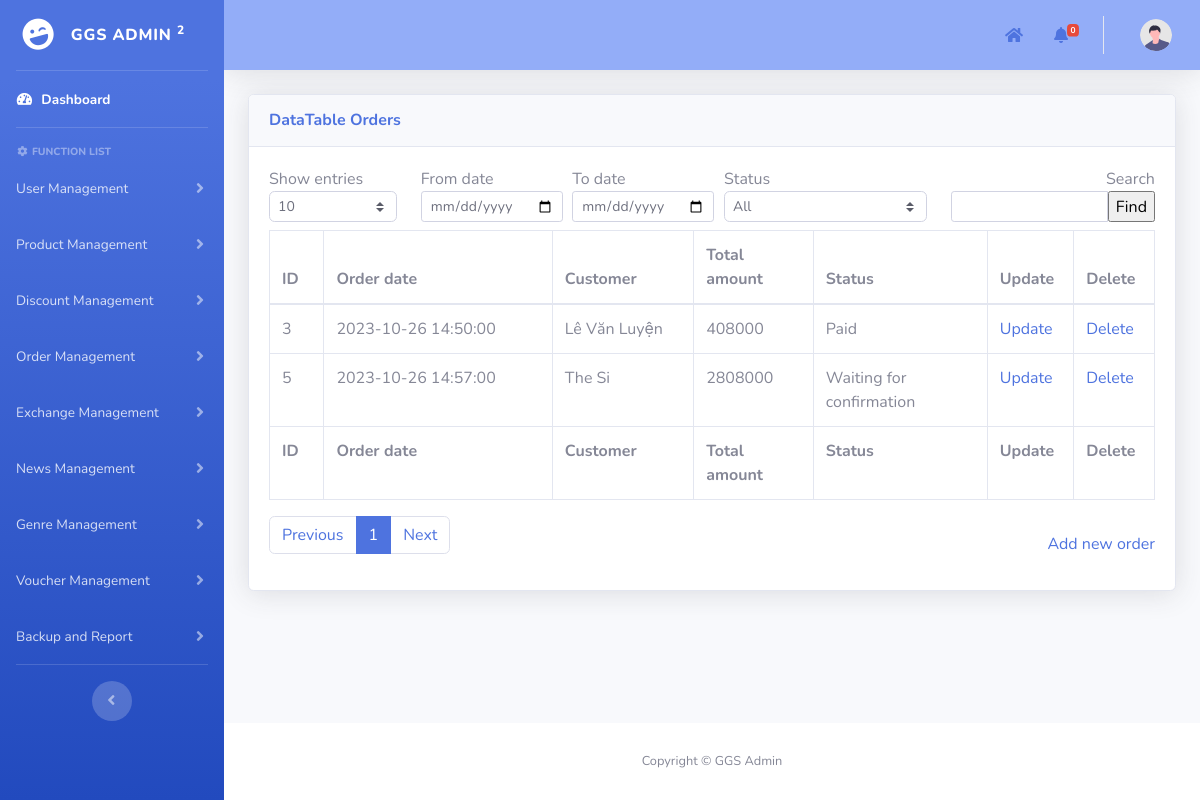
The page /admin/pages/orderManagement/orders_management.php on the database as committed earlier.
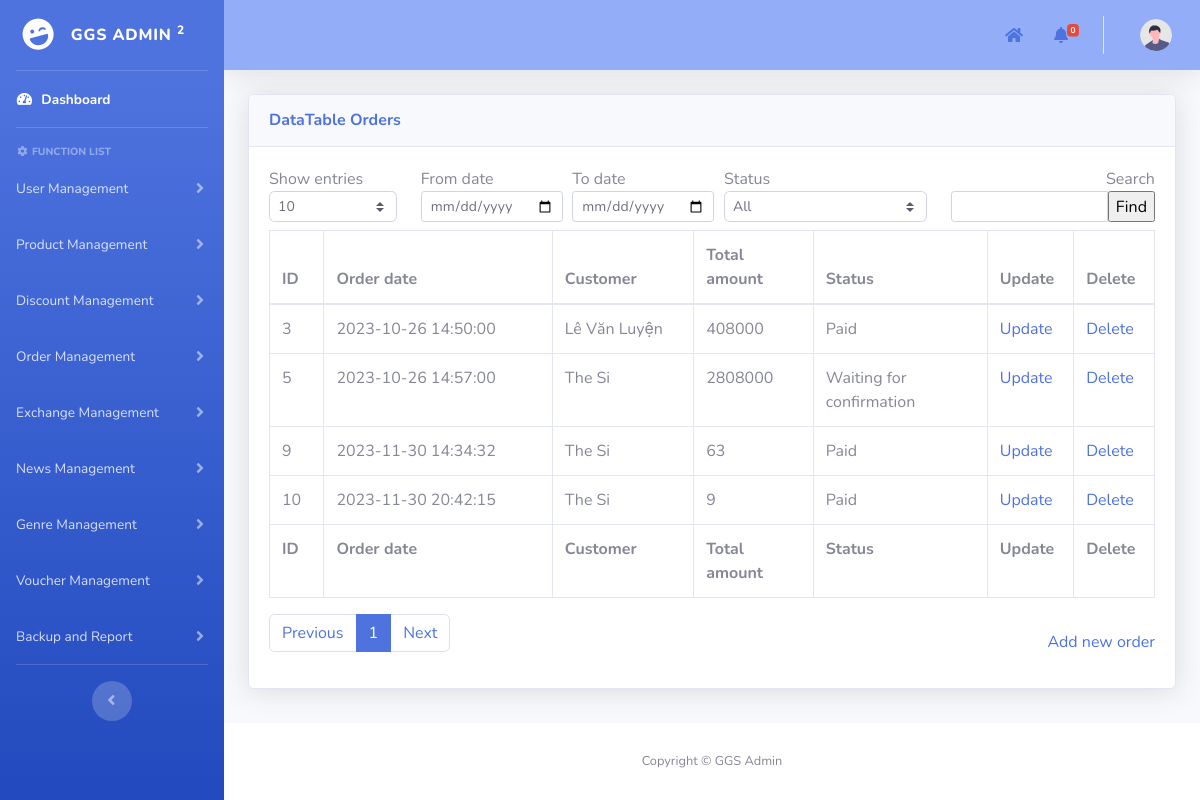
The same page on the database as committed later.
### tables this page shows
CREATE TABLE `orders` (
  `id` int(11) NOT NULL AUTO_INCREMENT,
  `customer_id` int(11) NOT NULL,
  `order_date` datetime NOT NULL,
  `total_amount` int(11) NOT NULL,
  `address` varchar(500) DEFAULT NULL,
  `status` enum('Waiting for confirmation','Waiting for delivery','Paid','Cancelled') NOT NULL,
  PRIMARY KEY (`id`),
  KEY `orders_ibfk_1` (`customer_id`),
  CONSTRAINT `orders_ibfk_1` FOREIGN KEY (`customer_id`) REFERENCES `users` (`id`) ON DELETE CASCADE ON UPDATE CASCADE
);

CREATE TABLE `users` (
  `id` int(11) NOT NULL AUTO_INCREMENT,
  `username` varchar(50) NOT NULL,
  `password` varchar(100) NOT NULL,
  `role` enum('user','manufacturer','developer') NOT NULL,
  `full_name` varchar(60) NOT NULL,
  `phone_number` varchar(10) NOT NULL,
  `email` varchar(100) NOT NULL,
  `Gcoin` int(11) NOT NULL DEFAULT 0,
  `locked_until` date DEFAULT NULL,
  `login_attempts` int(11) NOT NULL,
  `lastest_login` date NOT NULL DEFAULT '1900-01-01',
  PRIMARY KEY (`id`)
);

### admin/pages/add_template.php (called while the page is built, shortened)
<?php
include("../template/template.php");
?>

### admin/pages/orderManagement/orders_management.php (the view, shortened to what the changed rows need)
<?php
include("../add_template.php");
function main()
{
    include("../../../mod/database_connection.php");
    $search = isset($_POST["search"]) ? $_POST["search"] : "";
    $show_entries = isset($_POST["show_entries"]) ? $_POST["show_entries"] : 10;
    $from_date = isset($_POST["from_date"]) ? $_POST["from_date"] : "";
    $to_date = isset($_POST["to_date"]) ? $_POST["to_date"] : "";
    if (isset($_GET['page'])) {
        $page = $_GET['page'];
    } else {
        $page = 1;
    }
    if ($page == 1) {
        $begin = 0;
    } else {
        $begin = ($page * $show_entries) - $show_entries;
    }
    $query = "SELECT o.id,o.order_date,u.full_name,o.total_amount,o.status FROM orders o, users u
    WHERE u.id = o.customer_id AND u.full_name LIKE ? ";
    $params = array("%" . $search . "%");
    $stmt = $conn->prepare($query);
    $stmt->bind_param(str_repeat("s", count($params)), ...$params);
    if (!$stmt->execute()) {
        die("Execute failed: " . $stmt->error);
    }
    $result = $stmt->get_result();
    $total_num_rows = $result->num_rows;
    $total_page = ceil($total_num_rows / $show_entries);
    $query .= "LIMIT ?, ?";
    $params[] = $begin;
    $params[] = $show_entries;
    $stmt = $conn->prepare($query);
    $stmt->bind_param(str_repeat("s", count($params)), ...$params);
    if (!$stmt->execute()) {
        die("Execute failed: " . $stmt->error);
    }
    $result = $stmt->get_result();
    ?>
    <div class="container-fluid">
        <form method="post" name="frmDataDiscount">
            <div class="card shadow mb-4">
                <div class="card-body">
                    <div class="table-responsive">
                        <div id="dataTable_wrapper" class="dataTables_wrapper dt-bootstrap4">
                            <div id="table_data_return">
                                <div class="row">
                                    <div class="col-sm-12">
                                        <table class="table table-bordered dataTable" id="dataTable" width="100%"
                                            cellspacing="0" role="grid" aria-describedby="dataTable_info"
                                            style="width: 100%;">
                                            <thead>
                                                <tr role="row">
                                                    <th class="sorting sorting_asc" tabindex="0" aria-controls="dataTable"
                                                        rowspan="1" colspan="1" aria-sort="ascending"
                                                        aria-label="ID: activate to sort column descending"
                                                        style="width: 50px;">
                                                        ID
                                                    </th>
                                                    <th class="sorting" tabindex="0" aria-controls="dataTable" rowspan="1"
                                                        colspan="1"
                                                        aria-label="Order date: activate to sort column ascending"
                                                        style="width: 210px;">
                                                        Order date</th>
                                                    <th class="sorting" tabindex="0" aria-controls="dataTable" rowspan="1"
                                                        colspan="1" style="width: 130px;"
                                                        aria-label="Customer: activate to sort column ascending"
                                                        style="width: 150px;">
                                                        Customer
                                                    </th>
                                                    <th class="sorting" tabindex="0" aria-controls="dataTable" rowspan="1"
                                                        colspan="1"
                                                        aria-label="Total amount: activate to sort column ascending"
                                                        style="width: 110px;">
                                                        Total amount
                                                    </th>
                                                    <th class="sorting" tabindex="0" aria-controls="dataTable" rowspan="1"
                                                        colspan="1" aria-label="Status: activate to sort column ascending"
                                                        style="width: 160px;">
                                                        Status</th>
                                                    <th class="sorting" tabindex="0" aria-controls="dataTable" rowspan="1"
                                                        colspan="1" aria-label="Age: activate to sort column ascending"
                                                        style="width: 70px;">Update
                                                    </th>
                                                    <th class="sorting" tabindex="0" aria-controls="dataTable" rowspan="1"
                                                        colspan="1" aria-label="Age: activate to sort column ascending"
                                                        style="width: 70px;">Delete
                                                    </th>
                                                </tr>
                                            </thead>
                                            <tfoot>
                                                <tr>
                                                    <th rowspan="1" colspan="1">ID</th>
                                                    <th rowspan="1" colspan="1">Order date</th>
                                                    <th rowspan="1" colspan="1">Customer</th>
                                                    <th rowspan="1" colspan="1">Total amount</th>
                                                    <th rowspan="1" colspan="1">Status</th>
                                                    <th rowspan="1" colspan="1">Update</th>
                                                    <th rowspan="1" colspan="1">Delete</th>
                                                </tr>
                                            </tfoot>
                                            <tbody>
                                                <?php
                                                if ($from_date != "" && $to_date != "" && $from_date > $to_date) {
                                                    echo '<td></td><td style="border: none;">Error: Start date must be greater than end date</td>';
                                                } else {
                                                    if ($result->num_rows > 0) {
                                                        while ($row = $result->fetch_assoc()) { ?>
                                                            <tr>
                                                                <td>
                                                                    <?php echo $row['id']; ?>
                                                                </td>
                                                                <td>
                                                                    <?php echo $row['order_date']; ?>
                                                                </td>
                                                                <td>
                                                                    <?php echo $row['full_name']; ?>
                                                                </td>
                                                                <td>
                                                                    <?php echo $row['total_amount']; ?>
                                                                </td>
                                                                <td>
                                                                    <?php echo $row['status']; ?>
                                                                </td>
                                                                <td><a href="update_order.php?id=<?php echo $row['id']; ?>">Update</a>
                                                                </td>
                                                                <td><a
                                                                        href="javascript:deleteItem(<?php echo $row['id']; ?>)">Delete</a>
                                                                </td>
                                                            </tr>
                                                            <?php
                                                        }
                                                    } else {
                                                        echo '<td style="border: none;">No results found.</td>';
                                                    }
                                                }
                                                ?>
                                            </tbody>
                                        </table>
                                    </div>
                                </div>
                                <div class="row">
                                    <div class="col-sm-12 col-md-6">
                                        <div class="dataTables_paginate paging_simple_numbers" id="dataTable_paginate">
                                            <ul class="pagination">
                                                <?php
                                                for ($i = 1; $i <= $total_page; $i++) { ?>
                                                    <li class="paginate_button page-item <?= ($i == $page) ? 'active' : '' ?>">
                                                        <a href="javascript:a('orders_management.php?page=<?= $i; ?>')"
                                                            aria-controls="dataTable" data-dt-idx="<?= $i; ?>" tabindex="0"
                                                            class="page-link">
                                                            <?= $i; ?>
                                                        </a>
                                                    </li>
                                                <?php }
                                                ?>
                                            </ul>
                                        </div>
                                    </div>
                                </div>
                            </div>
                        </div>
                    </div>
                </div>
            </div>
        </form>
    </div>
<?php }
?>

Rows that differ between the two databases and show on the page:
added orders: id "9", order_date "2023-11-30 14:34:32", customer.full_name "The Si", total_amount "63", status "Paid"
added orders: id "10", order_date "2023-11-30 20:42:15", customer.full_name "The Si", total_amount "9", status "Paid"
